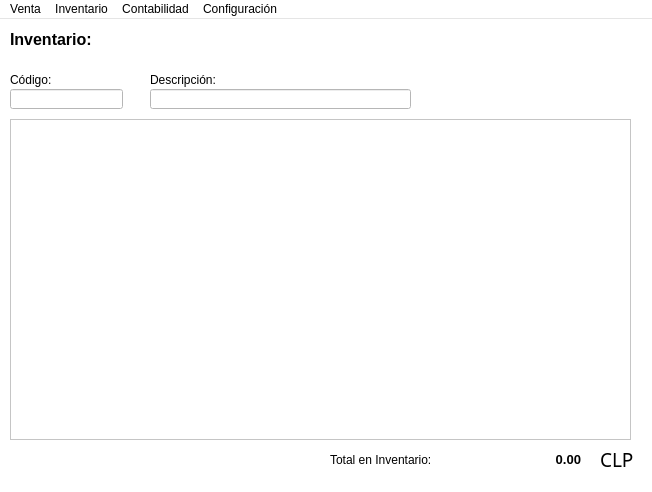
<?xml version="1.0" encoding="UTF-8"?>
<ui version="4.0">
 <class>inventario</class>
 <widget class="QMainWindow" name="inventario">
  <property name="geometry">
   <rect>
    <x>0</x>
    <y>0</y>
    <width>652</width>
    <height>492</height>
   </rect>
  </property>
  <property name="palette">
   <palette>
    <active>
     <colorrole role="Base">
      <brush brushstyle="SolidPattern">
       <color alpha="255">
        <red>255</red>
        <green>255</green>
        <blue>255</blue>
       </color>
      </brush>
     </colorrole>
     <colorrole role="Window">
      <brush brushstyle="SolidPattern">
       <color alpha="255">
        <red>255</red>
        <green>255</green>
        <blue>255</blue>
       </color>
      </brush>
     </colorrole>
    </active>
    <inactive>
     <colorrole role="Base">
      <brush brushstyle="SolidPattern">
       <color alpha="255">
        <red>255</red>
        <green>255</green>
        <blue>255</blue>
       </color>
      </brush>
     </colorrole>
     <colorrole role="Window">
      <brush brushstyle="SolidPattern">
       <color alpha="255">
        <red>255</red>
        <green>255</green>
        <blue>255</blue>
       </color>
      </brush>
     </colorrole>
    </inactive>
    <disabled>
     <colorrole role="Base">
      <brush brushstyle="SolidPattern">
       <color alpha="255">
        <red>255</red>
        <green>255</green>
        <blue>255</blue>
       </color>
      </brush>
     </colorrole>
     <colorrole role="Window">
      <brush brushstyle="SolidPattern">
       <color alpha="255">
        <red>255</red>
        <green>255</green>
        <blue>255</blue>
       </color>
      </brush>
     </colorrole>
    </disabled>
   </palette>
  </property>
  <property name="windowTitle">
   <string>Inventario</string>
  </property>
  <property name="windowIcon">
   <iconset resource="resource.qrc">
    <normaloff>:/new/prefix2/icono.png</normaloff>:/new/prefix2/icono.png</iconset>
  </property>
  <widget class="QWidget" name="centralwidget">
   <widget class="QLabel" name="label_7">
    <property name="geometry">
     <rect>
      <x>470</x>
      <y>10</y>
      <width>151</width>
      <height>41</height>
     </rect>
    </property>
    <property name="palette">
     <palette>
      <active>
       <colorrole role="Base">
        <brush brushstyle="SolidPattern">
         <color alpha="255">
          <red>255</red>
          <green>255</green>
          <blue>255</blue>
         </color>
        </brush>
       </colorrole>
       <colorrole role="Window">
        <brush brushstyle="SolidPattern">
         <color alpha="255">
          <red>255</red>
          <green>255</green>
          <blue>255</blue>
         </color>
        </brush>
       </colorrole>
      </active>
      <inactive>
       <colorrole role="Base">
        <brush brushstyle="SolidPattern">
         <color alpha="255">
          <red>255</red>
          <green>255</green>
          <blue>255</blue>
         </color>
        </brush>
       </colorrole>
       <colorrole role="Window">
        <brush brushstyle="SolidPattern">
         <color alpha="255">
          <red>255</red>
          <green>255</green>
          <blue>255</blue>
         </color>
        </brush>
       </colorrole>
      </inactive>
      <disabled>
       <colorrole role="Base">
        <brush brushstyle="SolidPattern">
         <color alpha="255">
          <red>255</red>
          <green>255</green>
          <blue>255</blue>
         </color>
        </brush>
       </colorrole>
       <colorrole role="Window">
        <brush brushstyle="SolidPattern">
         <color alpha="255">
          <red>255</red>
          <green>255</green>
          <blue>255</blue>
         </color>
        </brush>
       </colorrole>
      </disabled>
     </palette>
    </property>
    <property name="text">
     <string/>
    </property>
    <property name="pixmap">
     <pixmap resource="resource.qrc">:/new/prefix1/hicell.png</pixmap>
    </property>
    <property name="scaledContents">
     <bool>true</bool>
    </property>
   </widget>
   <widget class="QLabel" name="label_6">
    <property name="geometry">
     <rect>
      <x>10</x>
      <y>10</y>
      <width>121</width>
      <height>20</height>
     </rect>
    </property>
    <property name="font">
     <font>
      <pointsize>12</pointsize>
      <weight>75</weight>
      <bold>true</bold>
     </font>
    </property>
    <property name="text">
     <string>Inventario:</string>
    </property>
   </widget>
   <widget class="QTableWidget" name="tableWidget">
    <property name="geometry">
     <rect>
      <x>10</x>
      <y>100</y>
      <width>621</width>
      <height>321</height>
     </rect>
    </property>
    <property name="editTriggers">
     <set>QAbstractItemView::NoEditTriggers</set>
    </property>
    <attribute name="verticalHeaderVisible">
     <bool>false</bool>
    </attribute>
   </widget>
   <widget class="QLabel" name="label_8">
    <property name="geometry">
     <rect>
      <x>600</x>
      <y>430</y>
      <width>41</width>
      <height>21</height>
     </rect>
    </property>
    <property name="font">
     <font>
      <family>Segoe MDL2 Assets</family>
      <pointsize>14</pointsize>
     </font>
    </property>
    <property name="text">
     <string>CLP</string>
    </property>
    <property name="textFormat">
     <enum>Qt::PlainText</enum>
    </property>
   </widget>
   <widget class="QLabel" name="label_iTotal">
    <property name="geometry">
     <rect>
      <x>440</x>
      <y>430</y>
      <width>141</width>
      <height>21</height>
     </rect>
    </property>
    <property name="font">
     <font>
      <pointsize>10</pointsize>
      <weight>75</weight>
      <bold>true</bold>
     </font>
    </property>
    <property name="layoutDirection">
     <enum>Qt::RightToLeft</enum>
    </property>
    <property name="text">
     <string>0.00</string>
    </property>
    <property name="alignment">
     <set>Qt::AlignRight|Qt::AlignTrailing|Qt::AlignVCenter</set>
    </property>
   </widget>
   <widget class="QLabel" name="label_9">
    <property name="geometry">
     <rect>
      <x>330</x>
      <y>430</y>
      <width>101</width>
      <height>21</height>
     </rect>
    </property>
    <property name="text">
     <string>Total en Inventario:</string>
    </property>
   </widget>
   <widget class="QLineEdit" name="lineEdit_iCodigo">
    <property name="geometry">
     <rect>
      <x>10</x>
      <y>70</y>
      <width>113</width>
      <height>20</height>
     </rect>
    </property>
   </widget>
   <widget class="QLineEdit" name="lineEdit_iDescripcion">
    <property name="geometry">
     <rect>
      <x>150</x>
      <y>70</y>
      <width>261</width>
      <height>20</height>
     </rect>
    </property>
   </widget>
   <widget class="QLabel" name="label_10">
    <property name="geometry">
     <rect>
      <x>10</x>
      <y>50</y>
      <width>101</width>
      <height>21</height>
     </rect>
    </property>
    <property name="text">
     <string>Código:</string>
    </property>
   </widget>
   <widget class="QLabel" name="label_11">
    <property name="geometry">
     <rect>
      <x>150</x>
      <y>50</y>
      <width>101</width>
      <height>21</height>
     </rect>
    </property>
    <property name="text">
     <string>Descripción:</string>
    </property>
   </widget>
  </widget>
  <widget class="QMenuBar" name="menuBar">
   <property name="geometry">
    <rect>
     <x>0</x>
     <y>0</y>
     <width>652</width>
     <height>21</height>
    </rect>
   </property>
   <widget class="QMenu" name="menuVenta">
    <property name="title">
     <string>Venta</string>
    </property>
    <addaction name="actionVenta"/>
    <addaction name="actionDetalle"/>
   </widget>
   <widget class="QMenu" name="menuInventario">
    <property name="title">
     <string>Inventario</string>
    </property>
    <addaction name="actionInventario"/>
    <addaction name="actionActualizar"/>
   </widget>
   <widget class="QMenu" name="menuContabilidad">
    <property name="title">
     <string>Contabilidad</string>
    </property>
    <addaction name="actionContabilidad"/>
    <addaction name="actionEgresos"/>
   </widget>
   <widget class="QMenu" name="menuConfiguraci_n">
    <property name="title">
     <string>Configuración</string>
    </property>
    <addaction name="actionCambio"/>
   </widget>
   <addaction name="menuVenta"/>
   <addaction name="menuInventario"/>
   <addaction name="menuContabilidad"/>
   <addaction name="menuConfiguraci_n"/>
  </widget>
  <action name="actionVenta">
   <property name="text">
    <string>Crear</string>
   </property>
  </action>
  <action name="actionActualizar">
   <property name="text">
    <string>Actualizar</string>
   </property>
  </action>
  <action name="actionContabilidad">
   <property name="text">
    <string>Visualizar</string>
   </property>
  </action>
  <action name="actionEgresos">
   <property name="text">
    <string>Agregar Egresos</string>
   </property>
  </action>
  <action name="actionInventario">
   <property name="enabled">
    <bool>false</bool>
   </property>
   <property name="text">
    <string>Visualizar</string>
   </property>
  </action>
  <action name="actionDetalle">
   <property name="text">
    <string>Modificar </string>
   </property>
  </action>
  <action name="actionCambio">
   <property name="text">
    <string>Cambio de Contraseña</string>
   </property>
  </action>
 </widget>
 <resources>
  <include location="resource.qrc"/>
 </resources>
 <connections/>
</ui>
